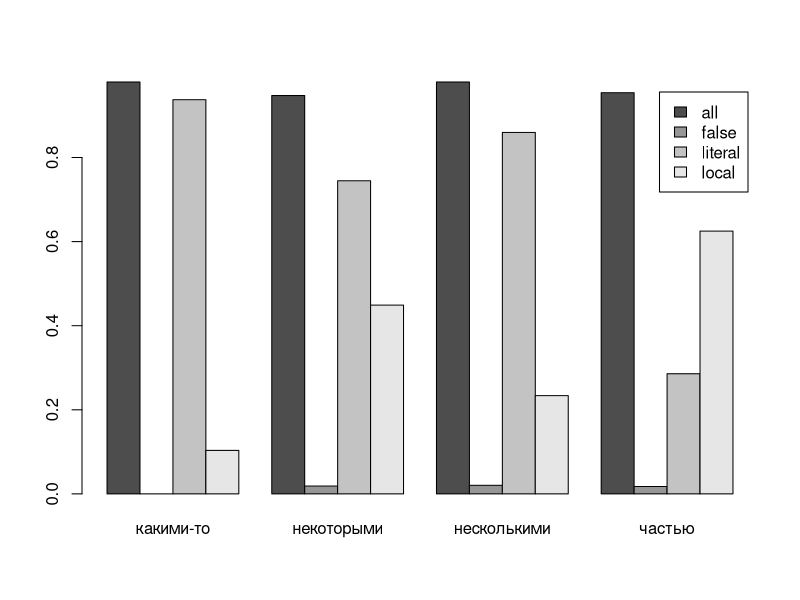

Write the R code that produced this figure.
d = read.csv('si_raw.csv')
dTrue = d[d$answer == 1, ]
tPersent = table(dTrue$image, dTrue$description) / table(d$image, d$description)
barplot(tPersent, beside=TRUE, legend.text=TRUE)
